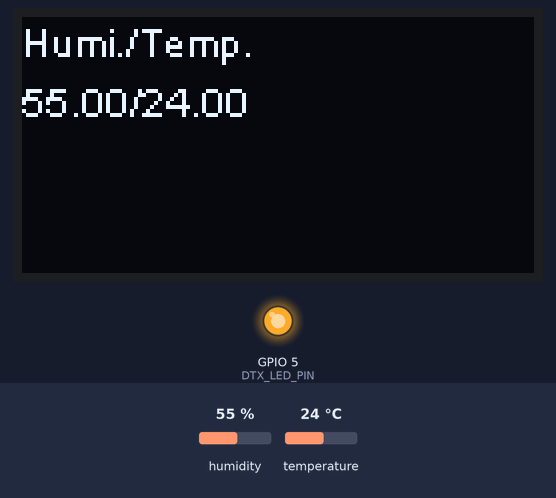
Simulated run of this sketch. Board: ESP32. On the bench: 128×64 one-colour display, output pins drawn as LEDs (lit = HIGH). Inputs (shaded band) come from the test bench; at power-on: humidity 55 %, temperature 24 °C. The modem accepts every AT command (registered, SIM ready, sends succeed) and sends nothing else; what the sketch prints to the serial monitor is not drawn.

Above: at 6.8 s.
6.9 s: humidity set to 22 %
At 10.0 s:
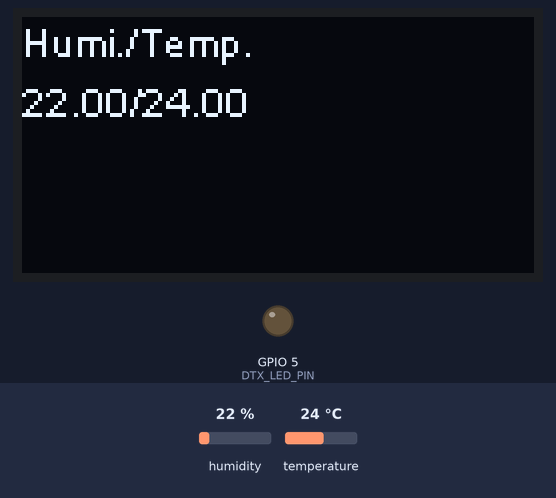
11.4 s: temperature set to 12 °C
At 12.5 s:
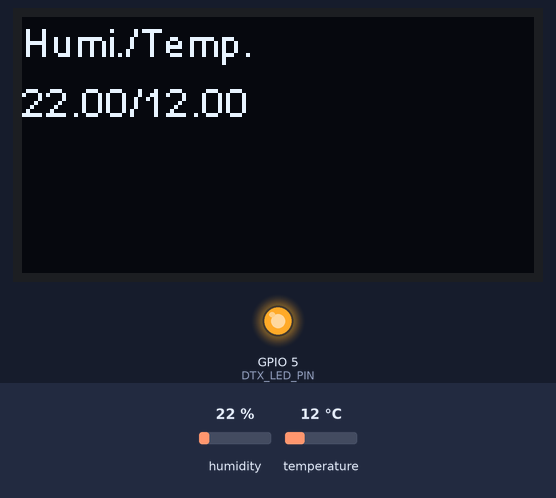
15.9 s: humidity set to 40 %
At 18.6 s:
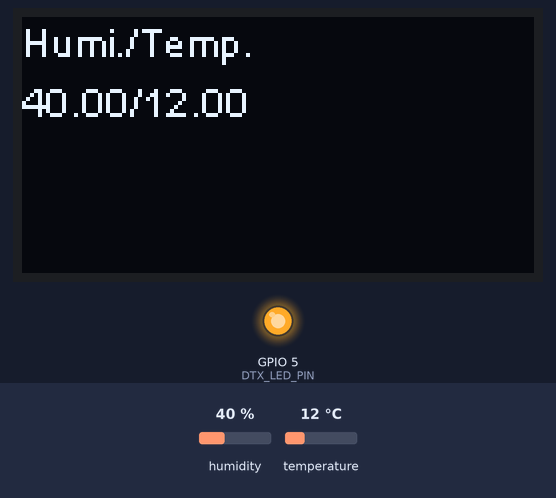
20.4 s: temperature set to 19 °C
At 22.2 s:
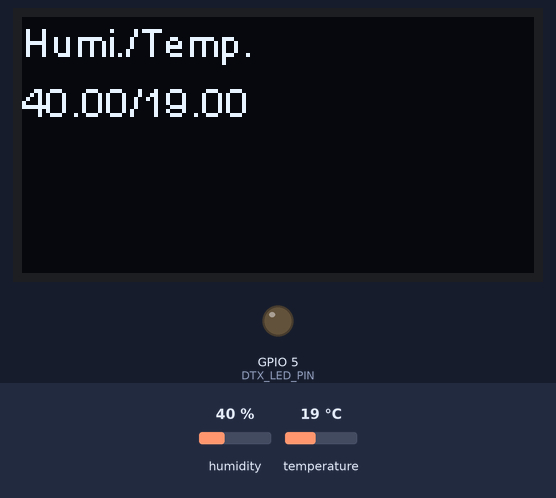
Timing chart, 0 to 25.8 s (numbered marks = the images above; inputs shaded):
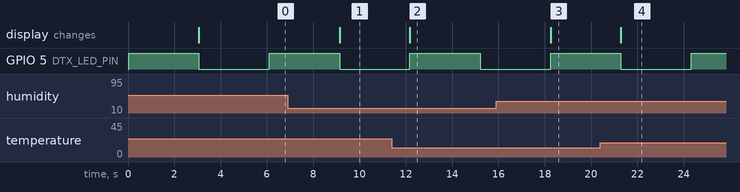

Measured:
- after the input at 6.9 s, the display: changes after 2.2 s (image 1)
- after the input at 11.4 s, the display: changes after 0.78 s (image 2)
- after the input at 15.9 s, the display: changes after 2.4 s (image 3)
- after the input at 20.4 s, the display: changes after 0.89 s (image 4)

The sketch:

DHT11_i2c_OLED_SD1306.ino
```cpp
/*****************************************************
* ESP32 DHT Reading
* DHT Input: ==> GPIO23.
* 讀取DHT11 溫濕度計，通過LoRa 模組發送出去。
* MJRoBot.org 9Sept17
*****************************************************/
//The HardwareSerial line assigns Serial to pins 16 and 17. ESP UART2
//UART1 is connect to Flash memory need patch Library
HardwareSerial Serial1(2);  //Tx2 Rx2 be Serial1
HardwareSerial& LoRaUART = Serial1; // LoRaUART = Serial1
/* DHT , Library Key Word= Adafruit Unified Sensor, DHT Sersor Library*/
#include "DHT.h"
#define DHTPIN 23     // what pin we're connected to GPIO23
#define DHTTYPE DHT11   // DHT 11

#include <Wire.h>
#include "SSD1306.h"
SSD1306  display(0x3c, 21, 22); // OLED use 21,22 pin
DHT dht(DHTPIN, DHTTYPE);
String sensorData;
const int DTX_LED_PIN = 5;
boolean ledState = false;

void setup() {
  Serial.begin(115200);

  while (!Serial) {
    ; // wait for serial port to connect. Needed for native USB port only
  }
  Serial.println("Serial Ready");

  LoRaUART.begin(9600);
  LoRaUART.println("AT");
  //while (!LoRaUART.available()) {
  //  ;
  //}
  Serial.println("LoRa Serial Ready");
  dht.begin();
  pinMode(DTX_LED_PIN, OUTPUT);
  display.init();
  //display.flipScreenVertically();
  //display.setFont(ArialMT_Plain_10);
  display.drawString(0, 0, "Hello Go");
  display.display();
}

void loop()
{
  ledState = !ledState;
  digitalWrite(DTX_LED_PIN, ledState);
  delay(3 * 1000);
  float h = dht.readHumidity();
  float t = dht.readTemperature();
  if (isnan(h) || isnan(t)) {
    Serial.println("Failed to read from DHT sensor!");
    display.clear();
    display.drawString(0, 0, "Failed to Read DHT");
    display.display();
    return;
  }

  sensorData = String(h, 2) + "/" + String(t, 2);
  Serial.println("value:"+sensorData);
  LoRaUART.println("AT+DTX=11,\"" + sensorData + "\"");
  display.clear();
  display.drawString(0,0,"Humi./Temp.");
  display.drawString(0, 15, sensorData);
  display.display();
}
```
